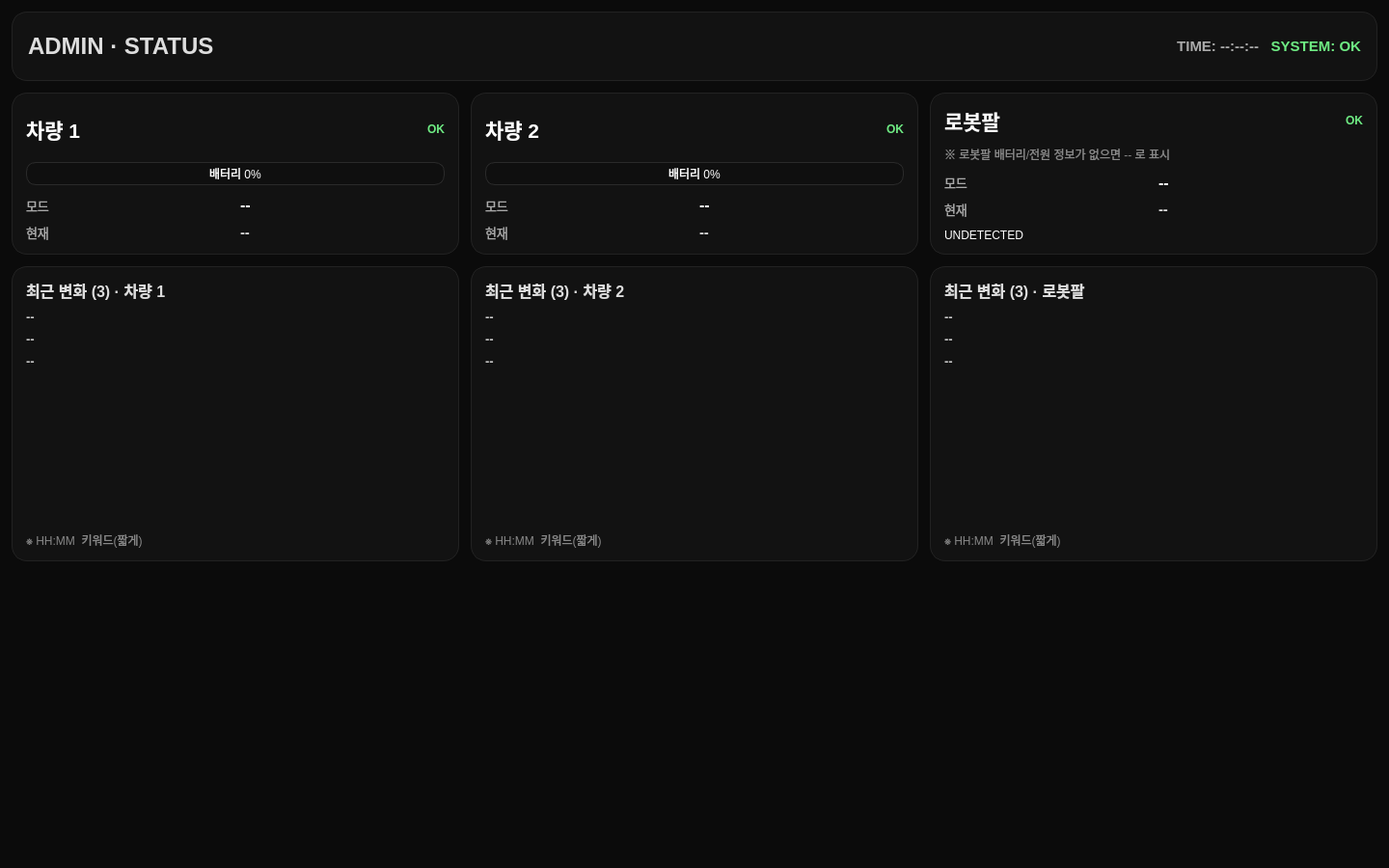
<?xml version="1.0" encoding="UTF-8"?>
<ui version="4.0">
 <class>Form</class>
 <widget class="QWidget" name="Form">
  <property name="geometry">
   <rect>
    <x>0</x>
    <y>0</y>
    <width>1440</width>
    <height>900</height>
   </rect>
  </property>
  <property name="windowTitle">
   <string>Admin STATUS</string>
  </property>
  <property name="styleSheet">
   <string notr="true">
        QWidget#Form { background-color: #0B0B0B; }
        QLabel { color: #FFFFFF; }

        QFrame#panel_header,
        QFrame#card_car1,
        QFrame#card_car2,
        QFrame#card_arm,
        QFrame#card_car1_log,
        QFrame#card_car2_log,
        QFrame#card_arm_log {
          background-color: #121212;
          border: 1px solid #222222;
          border-radius: 16px;
        }

        QLabel.section_title {
          color: #DDDDDD;
          font-size: 12pt;
          font-weight: bold;
        }

        QLabel.card_title {
          font-size: 16pt;
          font-weight: bold;
        }

        QLabel.kv_key {
          color: #AAAAAA;
          font-size: 10pt;
        }
        QLabel.kv_val {
          color: #FFFFFF;
          font-size: 10pt;
          font-weight: bold;
        }

        QLabel.ok { color: #6EEB83; font-weight: bold; }
        QLabel.warn { color: #FF4D4D; font-weight: bold; }
        QLabel.mid { color: #FFD166; font-weight: bold; }

        QProgressBar {
          border: 1px solid #2A2A2A;
          border-radius: 10px;
          text-align: center;
          background-color: #0F0F0F;
          color: #FFFFFF;
          font-size: 9pt;
        }
        QProgressBar::chunk {
          background-color: #3A86FF;
          border-radius: 10px;
        }

        QLabel.now_evt {
          color: #DDDDDD;
          font-size: 11pt;
          font-weight: bold;
        }

        QLabel.log_line {
          color: #CFCFCF;
          font-size: 10pt;
          font-weight: bold;
        }
        QLabel.log_hint {
          color: #888888;
          font-size: 9pt;
        }
      </string>
  </property>

  <layout class="QVBoxLayout" name="layout_root">
   <property name="spacing">
    <number>12</number>
   </property>
   <property name="leftMargin">
    <number>12</number>
   </property>
   <property name="topMargin">
    <number>12</number>
   </property>
   <property name="rightMargin">
    <number>12</number>
   </property>
   <property name="bottomMargin">
    <number>12</number>
   </property>

   <!-- =========================
        HEADER
        ========================= -->
   <item>
    <widget class="QFrame" name="panel_header">
     <property name="minimumSize">
      <size>
       <width>0</width>
       <height>72</height>
      </size>
     </property>
     <layout class="QHBoxLayout" name="layout_header">
      <property name="spacing">
       <number>12</number>
      </property>
      <property name="leftMargin">
       <number>16</number>
      </property>
      <property name="topMargin">
       <number>10</number>
      </property>
      <property name="rightMargin">
       <number>16</number>
      </property>
      <property name="bottomMargin">
       <number>10</number>
      </property>

      <item>
       <widget class="QLabel" name="lbl_title">
        <property name="styleSheet">
         <string notr="true">font-size: 18pt; font-weight: bold; color: #DDDDDD;</string>
        </property>
        <property name="text">
         <string>ADMIN · STATUS</string>
        </property>
       </widget>
      </item>

      <item>
       <spacer name="spacer_header_mid">
        <property name="orientation">
         <enum>Qt::Horizontal</enum>
        </property>
        <property name="sizeHint" stdset="0">
         <size>
          <width>40</width>
          <height>20</height>
         </size>
        </property>
       </spacer>
      </item>

      <item>
       <widget class="QLabel" name="lbl_clock">
        <property name="styleSheet">
         <string notr="true">color:#AAAAAA; font-size: 11pt; font-weight: bold;</string>
        </property>
        <property name="text">
         <string>TIME: --:--:--</string>
        </property>
        <property name="alignment">
         <set>Qt::AlignRight|Qt::AlignTrailing|Qt::AlignVCenter</set>
        </property>
       </widget>
      </item>

      <item>
       <widget class="QLabel" name="lbl_system_health">
        <property name="styleSheet">
         <string notr="true">color:#6EEB83; font-size: 11pt; font-weight: bold;</string>
        </property>
        <property name="text">
         <string>SYSTEM: OK</string>
        </property>
        <property name="alignment">
         <set>Qt::AlignRight|Qt::AlignTrailing|Qt::AlignVCenter</set>
        </property>
       </widget>
      </item>
     </layout>
    </widget>
   </item>

   <!-- =========================
        TOP CARDS (3)
        ========================= -->
   <item>
    <layout class="QHBoxLayout" name="layout_cards_top">
     <property name="spacing">
      <number>12</number>
     </property>

     <!-- ===== CAR 1 ===== -->
     <item>
      <widget class="QFrame" name="card_car1">
       <layout class="QVBoxLayout" name="layout_card_car1">
        <property name="spacing">
         <number>10</number>
        </property>
        <property name="leftMargin">
         <number>14</number>
        </property>
        <property name="topMargin">
         <number>12</number>
        </property>
        <property name="rightMargin">
         <number>14</number>
        </property>
        <property name="bottomMargin">
         <number>12</number>
        </property>

        <item>
         <layout class="QHBoxLayout" name="layout_car1_title">
          <item>
           <widget class="QLabel" name="lbl_car1_title">
            <property name="styleSheet">
             <string notr="true">font-size:16pt; font-weight:bold;</string>
            </property>
            <property name="text">
             <string>차량 1</string>
            </property>
           </widget>
          </item>
          <item>
           <spacer name="spacer_car1_title">
            <property name="orientation">
             <enum>Qt::Horizontal</enum>
            </property>
            <property name="sizeHint" stdset="0">
             <size>
              <width>40</width>
              <height>20</height>
             </size>
            </property>
           </spacer>
          </item>
          <item>
           <widget class="QLabel" name="lbl_car1_conn">
            <property name="styleSheet">
             <string notr="true">color:#6EEB83; font-weight:bold;</string>
            </property>
            <property name="text">
             <string>OK</string>
            </property>
            <property name="alignment">
             <set>Qt::AlignRight|Qt::AlignTrailing|Qt::AlignVCenter</set>
            </property>
           </widget>
          </item>
         </layout>
        </item>

        <item>
         <widget class="QProgressBar" name="bar_car1_batt">
          <property name="minimum">
           <number>0</number>
          </property>
          <property name="maximum">
           <number>100</number>
          </property>
          <property name="value">
           <number>0</number>
          </property>
          <property name="format">
           <string>배터리 %p%</string>
          </property>
         </widget>
        </item>

        <item>
         <layout class="QGridLayout" name="grid_car1_simple">
          <property name="horizontalSpacing">
           <number>10</number>
          </property>
          <property name="verticalSpacing">
           <number>8</number>
          </property>

          <item row="0" column="0">
           <widget class="QLabel" name="lbl_car1_fsm_key">
            <property name="styleSheet">
             <string notr="true">color:#AAAAAA; font-size:10pt;</string>
            </property>
            <property name="text">
             <string>모드</string>
            </property>
           </widget>
          </item>
          <item row="0" column="1">
           <widget class="QLabel" name="lbl_car1_fsm_val">
            <property name="styleSheet">
             <string notr="true">font-size:12pt; font-weight:bold;</string>
            </property>
            <property name="text">
             <string>--</string>
            </property>
           </widget>
          </item>

          <item row="1" column="0">
           <widget class="QLabel" name="lbl_car1_now_key">
            <property name="styleSheet">
             <string notr="true">color:#AAAAAA; font-size:10pt;</string>
            </property>
            <property name="text">
             <string>현재</string>
            </property>
           </widget>
          </item>
          <item row="1" column="1">
           <widget class="QLabel" name="lbl_car1_now_evt">
            <property name="property" stdset="0">
             <string>now_evt</string>
            </property>
            <property name="styleSheet">
             <string notr="true">font-size:11pt; font-weight:bold; color:#DDDDDD;</string>
            </property>
            <property name="text">
             <string>--</string>
            </property>
           </widget>
          </item>
         </layout>
        </item>

       </layout>
      </widget>
     </item>

     <!-- ===== CAR 2 ===== -->
     <item>
      <widget class="QFrame" name="card_car2">
       <layout class="QVBoxLayout" name="layout_card_car2">
        <property name="spacing">
         <number>10</number>
        </property>
        <property name="leftMargin">
         <number>14</number>
        </property>
        <property name="topMargin">
         <number>12</number>
        </property>
        <property name="rightMargin">
         <number>14</number>
        </property>
        <property name="bottomMargin">
         <number>12</number>
        </property>

        <item>
         <layout class="QHBoxLayout" name="layout_car2_title">
          <item>
           <widget class="QLabel" name="lbl_car2_title">
            <property name="styleSheet">
             <string notr="true">font-size:16pt; font-weight:bold;</string>
            </property>
            <property name="text">
             <string>차량 2</string>
            </property>
           </widget>
          </item>
          <item>
           <spacer name="spacer_car2_title">
            <property name="orientation">
             <enum>Qt::Horizontal</enum>
            </property>
            <property name="sizeHint" stdset="0">
             <size>
              <width>40</width>
              <height>20</height>
             </size>
            </property>
           </spacer>
          </item>
          <item>
           <widget class="QLabel" name="lbl_car2_conn">
            <property name="styleSheet">
             <string notr="true">color:#6EEB83; font-weight:bold;</string>
            </property>
            <property name="text">
             <string>OK</string>
            </property>
            <property name="alignment">
             <set>Qt::AlignRight|Qt::AlignTrailing|Qt::AlignVCenter</set>
            </property>
           </widget>
          </item>
         </layout>
        </item>

        <item>
         <widget class="QProgressBar" name="bar_car2_batt">
          <property name="minimum">
           <number>0</number>
          </property>
          <property name="maximum">
           <number>100</number>
          </property>
          <property name="value">
           <number>0</number>
          </property>
          <property name="format">
           <string>배터리 %p%</string>
          </property>
         </widget>
        </item>

        <item>
         <layout class="QGridLayout" name="grid_car2_simple">
          <property name="horizontalSpacing">
           <number>10</number>
          </property>
          <property name="verticalSpacing">
           <number>8</number>
          </property>

          <item row="0" column="0">
           <widget class="QLabel" name="lbl_car2_fsm_key">
            <property name="styleSheet">
             <string notr="true">color:#AAAAAA; font-size:10pt;</string>
            </property>
            <property name="text">
             <string>모드</string>
            </property>
           </widget>
          </item>
          <item row="0" column="1">
           <widget class="QLabel" name="lbl_car2_fsm_val">
            <property name="styleSheet">
             <string notr="true">font-size:12pt; font-weight:bold;</string>
            </property>
            <property name="text">
             <string>--</string>
            </property>
           </widget>
          </item>

          <item row="1" column="0">
           <widget class="QLabel" name="lbl_car2_now_key">
            <property name="styleSheet">
             <string notr="true">color:#AAAAAA; font-size:10pt;</string>
            </property>
            <property name="text">
             <string>현재</string>
            </property>
           </widget>
          </item>
          <item row="1" column="1">
           <widget class="QLabel" name="lbl_car2_now_evt">
            <property name="styleSheet">
             <string notr="true">font-size:11pt; font-weight:bold; color:#DDDDDD;</string>
            </property>
            <property name="text">
             <string>--</string>
            </property>
           </widget>
          </item>
         </layout>
        </item>

       </layout>
      </widget>
     </item>

     <!-- ===== ARM ===== -->
     <item>
      <widget class="QFrame" name="card_arm">
       <layout class="QVBoxLayout" name="layout_card_arm">
        <property name="spacing">
         <number>10</number>
        </property>
        <property name="leftMargin">
         <number>14</number>
        </property>
        <property name="topMargin">
         <number>12</number>
        </property>
        <property name="rightMargin">
         <number>14</number>
        </property>
        <property name="bottomMargin">
         <number>12</number>
        </property>

        <item>
         <layout class="QHBoxLayout" name="layout_arm_title">
          <item>
           <widget class="QLabel" name="lbl_arm_title">
            <property name="styleSheet">
             <string notr="true">font-size:16pt; font-weight:bold;</string>
            </property>
            <property name="text">
             <string>로봇팔</string>
            </property>
           </widget>
          </item>
          <item>
           <spacer name="spacer_arm_title">
            <property name="orientation">
             <enum>Qt::Horizontal</enum>
            </property>
            <property name="sizeHint" stdset="0">
             <size>
              <width>40</width>
              <height>20</height>
             </size>
            </property>
           </spacer>
          </item>
          <item>
           <widget class="QLabel" name="lbl_arm_conn">
            <property name="styleSheet">
             <string notr="true">color:#6EEB83; font-weight:bold;</string>
            </property>
            <property name="text">
             <string>OK</string>
            </property>
            <property name="alignment">
             <set>Qt::AlignRight|Qt::AlignTrailing|Qt::AlignVCenter</set>
            </property>
           </widget>
          </item>
         </layout>
        </item>

        <!-- ARM battery (optional) - keep as label for now -->
        <item>
         <widget class="QLabel" name="lbl_arm_batt_hint">
          <property name="styleSheet">
           <string notr="true">color:#888888; font-size:9pt;</string>
          </property>
          <property name="text">
           <string>※ 로봇팔 배터리/전원 정보가 없으면 -- 로 표시</string>
          </property>
         </widget>
        </item>

        <item>
         <layout class="QGridLayout" name="grid_arm_simple">
          <property name="horizontalSpacing">
           <number>10</number>
          </property>
          <property name="verticalSpacing">
           <number>8</number>
          </property>

          <item row="0" column="0">
           <widget class="QLabel" name="lbl_arm_mode_key">
            <property name="styleSheet">
             <string notr="true">color:#AAAAAA; font-size:10pt;</string>
            </property>
            <property name="text">
             <string>모드</string>
            </property>
           </widget>
          </item>
          <item row="0" column="1">
           <widget class="QLabel" name="lbl_arm_mode_val">
            <property name="styleSheet">
             <string notr="true">font-size:12pt; font-weight:bold;</string>
            </property>
            <property name="text">
             <string>--</string>
            </property>
           </widget>
          </item>

          <item row="1" column="0">
           <widget class="QLabel" name="lbl_arm_now_key">
            <property name="styleSheet">
             <string notr="true">color:#AAAAAA; font-size:10pt;</string>
            </property>
            <property name="text">
             <string>현재</string>
            </property>
           </widget>
          </item>
          <item row="1" column="1">
           <widget class="QLabel" name="lbl_arm_now_evt">
            <property name="styleSheet">
             <string notr="true">font-size:11pt; font-weight:bold; color:#DDDDDD;</string>
            </property>
            <property name="text">
             <string>--</string>
            </property>
           </widget>
          </item>
         </layout>
        </item>

        <!-- keep legacy label name so old code doesn't crash immediately, but you can remove later -->
        <item>
         <widget class="QLabel" name="lbl_arm_detect_val">
          <property name="visible">
           <bool>false</bool>
          </property>
          <property name="text">
           <string>UNDETECTED</string>
          </property>
         </widget>
        </item>

       </layout>
      </widget>
     </item>

    </layout>
   </item>

   <!-- =========================
        BOTTOM LOG CARDS (3)
        ========================= -->
   <item>
    <layout class="QHBoxLayout" name="layout_logs_bottom">
     <property name="spacing">
      <number>12</number>
     </property>

     <!-- CAR1 LOG -->
     <item>
      <widget class="QFrame" name="card_car1_log">
       <layout class="QVBoxLayout" name="layout_car1_log">
        <property name="spacing">
         <number>8</number>
        </property>
        <property name="leftMargin">
         <number>14</number>
        </property>
        <property name="topMargin">
         <number>12</number>
        </property>
        <property name="rightMargin">
         <number>14</number>
        </property>
        <property name="bottomMargin">
         <number>12</number>
        </property>

        <item>
         <widget class="QLabel" name="lbl_car1_log_title">
          <property name="styleSheet">
           <string notr="true">font-size: 12pt; font-weight: bold; color:#DDDDDD;</string>
          </property>
          <property name="text">
           <string>최근 변화 (3) · 차량 1</string>
          </property>
         </widget>
        </item>
        <item>
         <widget class="QLabel" name="lbl_car1_log1">
          <property name="styleSheet">
           <string notr="true">font-size:10pt; font-weight:bold; color:#CFCFCF;</string>
          </property>
          <property name="text">
           <string>--</string>
          </property>
         </widget>
        </item>
        <item>
         <widget class="QLabel" name="lbl_car1_log2">
          <property name="styleSheet">
           <string notr="true">font-size:10pt; font-weight:bold; color:#CFCFCF;</string>
          </property>
          <property name="text">
           <string>--</string>
          </property>
         </widget>
        </item>
        <item>
         <widget class="QLabel" name="lbl_car1_log3">
          <property name="styleSheet">
           <string notr="true">font-size:10pt; font-weight:bold; color:#CFCFCF;</string>
          </property>
          <property name="text">
           <string>--</string>
          </property>
         </widget>
        </item>
        <item>
         <spacer name="spacer_car1_log">
          <property name="orientation">
           <enum>Qt::Vertical</enum>
          </property>
          <property name="sizeHint" stdset="0">
           <size>
            <width>20</width>
            <height>10</height>
           </size>
          </property>
         </spacer>
        </item>
        <item>
         <widget class="QLabel" name="lbl_car1_log_hint">
          <property name="styleSheet">
           <string notr="true">color:#888888; font-size:9pt;</string>
          </property>
          <property name="text">
           <string>※ HH:MM  키워드(짧게)</string>
          </property>
         </widget>
        </item>

       </layout>
      </widget>
     </item>

     <!-- CAR2 LOG -->
     <item>
      <widget class="QFrame" name="card_car2_log">
       <layout class="QVBoxLayout" name="layout_car2_log">
        <property name="spacing">
         <number>8</number>
        </property>
        <property name="leftMargin">
         <number>14</number>
        </property>
        <property name="topMargin">
         <number>12</number>
        </property>
        <property name="rightMargin">
         <number>14</number>
        </property>
        <property name="bottomMargin">
         <number>12</number>
        </property>

        <item>
         <widget class="QLabel" name="lbl_car2_log_title">
          <property name="styleSheet">
           <string notr="true">font-size: 12pt; font-weight: bold; color:#DDDDDD;</string>
          </property>
          <property name="text">
           <string>최근 변화 (3) · 차량 2</string>
          </property>
         </widget>
        </item>
        <item>
         <widget class="QLabel" name="lbl_car2_log1">
          <property name="styleSheet">
           <string notr="true">font-size:10pt; font-weight:bold; color:#CFCFCF;</string>
          </property>
          <property name="text">
           <string>--</string>
          </property>
         </widget>
        </item>
        <item>
         <widget class="QLabel" name="lbl_car2_log2">
          <property name="styleSheet">
           <string notr="true">font-size:10pt; font-weight:bold; color:#CFCFCF;</string>
          </property>
          <property name="text">
           <string>--</string>
          </property>
         </widget>
        </item>
        <item>
         <widget class="QLabel" name="lbl_car2_log3">
          <property name="styleSheet">
           <string notr="true">font-size:10pt; font-weight:bold; color:#CFCFCF;</string>
          </property>
          <property name="text">
           <string>--</string>
          </property>
         </widget>
        </item>
        <item>
         <spacer name="spacer_car2_log">
          <property name="orientation">
           <enum>Qt::Vertical</enum>
          </property>
          <property name="sizeHint" stdset="0">
           <size>
            <width>20</width>
            <height>10</height>
           </size>
          </property>
         </spacer>
        </item>
        <item>
         <widget class="QLabel" name="lbl_car2_log_hint">
          <property name="styleSheet">
           <string notr="true">color:#888888; font-size:9pt;</string>
          </property>
          <property name="text">
           <string>※ HH:MM  키워드(짧게)</string>
          </property>
         </widget>
        </item>

       </layout>
      </widget>
     </item>

     <!-- ARM LOG -->
     <item>
      <widget class="QFrame" name="card_arm_log">
       <layout class="QVBoxLayout" name="layout_arm_log">
        <property name="spacing">
         <number>8</number>
        </property>
        <property name="leftMargin">
         <number>14</number>
        </property>
        <property name="topMargin">
         <number>12</number>
        </property>
        <property name="rightMargin">
         <number>14</number>
        </property>
        <property name="bottomMargin">
         <number>12</number>
        </property>

        <item>
         <widget class="QLabel" name="lbl_arm_log_title">
          <property name="styleSheet">
           <string notr="true">font-size: 12pt; font-weight: bold; color:#DDDDDD;</string>
          </property>
          <property name="text">
           <string>최근 변화 (3) · 로봇팔</string>
          </property>
         </widget>
        </item>
        <item>
         <widget class="QLabel" name="lbl_arm_log1">
          <property name="styleSheet">
           <string notr="true">font-size:10pt; font-weight:bold; color:#CFCFCF;</string>
          </property>
          <property name="text">
           <string>--</string>
          </property>
         </widget>
        </item>
        <item>
         <widget class="QLabel" name="lbl_arm_log2">
          <property name="styleSheet">
           <string notr="true">font-size:10pt; font-weight:bold; color:#CFCFCF;</string>
          </property>
          <property name="text">
           <string>--</string>
          </property>
         </widget>
        </item>
        <item>
         <widget class="QLabel" name="lbl_arm_log3">
          <property name="styleSheet">
           <string notr="true">font-size:10pt; font-weight:bold; color:#CFCFCF;</string>
          </property>
          <property name="text">
           <string>--</string>
          </property>
         </widget>
        </item>
        <item>
         <spacer name="spacer_arm_log">
          <property name="orientation">
           <enum>Qt::Vertical</enum>
          </property>
          <property name="sizeHint" stdset="0">
           <size>
            <width>20</width>
            <height>10</height>
           </size>
          </property>
         </spacer>
        </item>
        <item>
         <widget class="QLabel" name="lbl_arm_log_hint">
          <property name="styleSheet">
           <string notr="true">color:#888888; font-size:9pt;</string>
          </property>
          <property name="text">
           <string>※ HH:MM  키워드(짧게)</string>
          </property>
         </widget>
        </item>

       </layout>
      </widget>
     </item>

    </layout>
   </item>

   <!-- bottom spacer to keep nice padding -->
   <item>
    <spacer name="spacer_bottom">
     <property name="orientation">
      <enum>Qt::Vertical</enum>
     </property>
     <property name="sizeHint" stdset="0">
      <size>
       <width>20</width>
       <height>10</height>
      </size>
     </property>
    </spacer>
   </item>

  </layout>
 </widget>
 <resources/>
 <connections/>
</ui>
